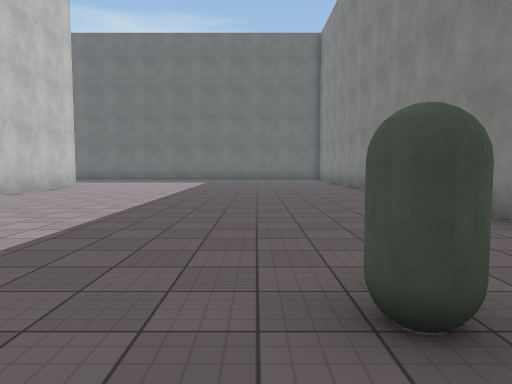
View 1 (above)

12 first-person views from a walk through a Unity game level. The camera is 1.4 m above the floor, tilts 4° down and sees 70° across. The floor is counted in squares, 2 m on a side. Each view is taken from the middle of a square. On the plan, view 1 faces up. The plan holds only what a view shows up to about 11 squares ahead; the rest is blank. The place goes on beyond the plan. Surface patterns are stand-ins for the level's own textures.

View 2
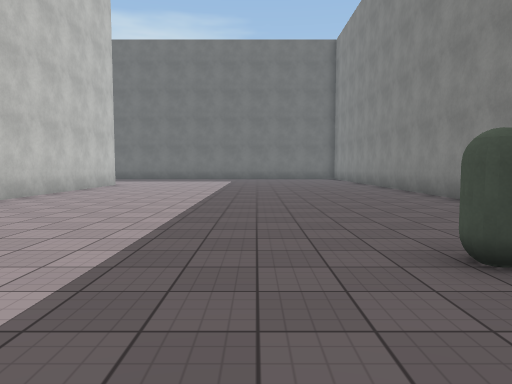

View 3
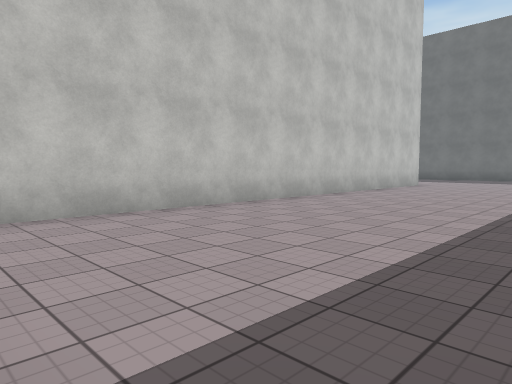

View 4
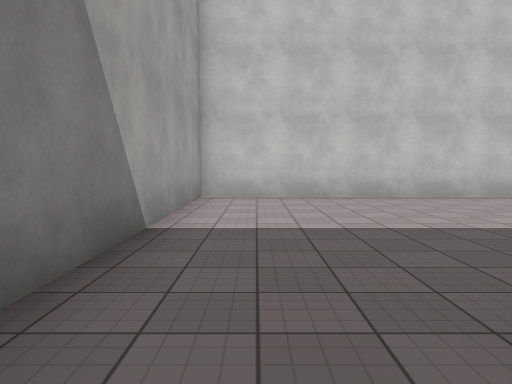

View 5
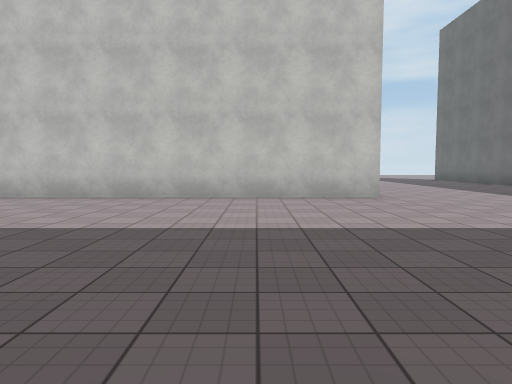

View 6
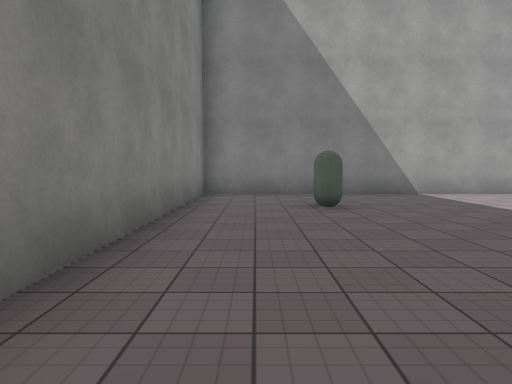

View 7
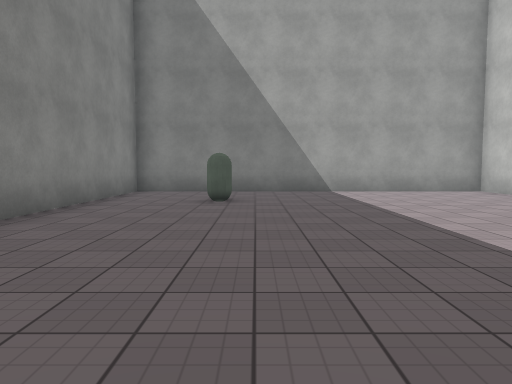

View 8
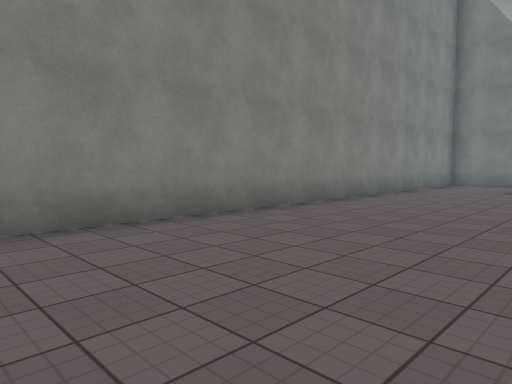

View 9
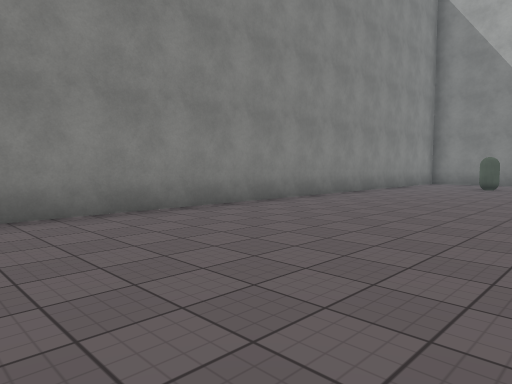

View 10
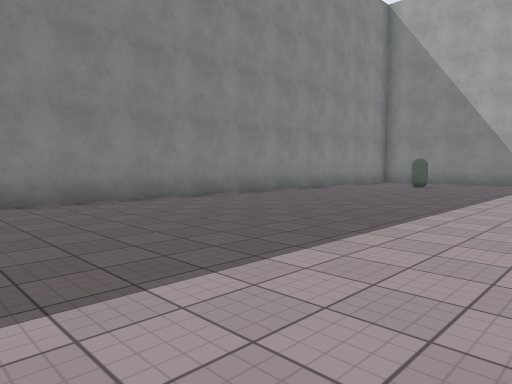

View 11
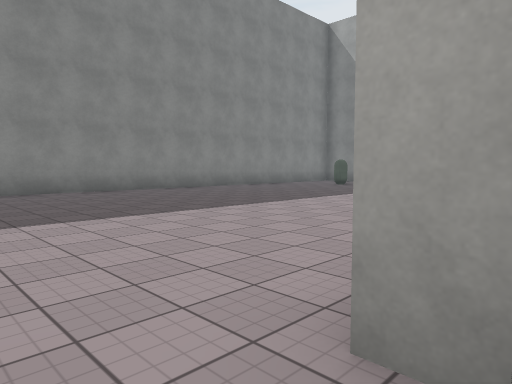

View 12
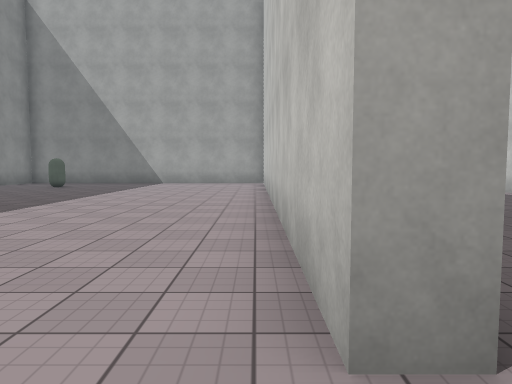

### Floor plan
Points are (right, up) in squares from view 1. A wall is a line through its corners. A room is listed if a view was taken in it or the views show most of it. See-through windows are left out.
Room 1 (views 1, 2, 3, 4, 5, 6, 7, 8, 9, 10, 12)
walls: (-6.3, 12.8) (-6.3, -1.2) (3.3, -1.2) (3.3, 13.1)
ways out: opening at (-7, 13.5) to room 2
objects: other object (1, 2)
Room 2 (view 11)
walls: (-6.9, 12.8) (-6.3, 12.8)
ways out: opening at (-7, 13.5) to room 1

Positions as (right, up) in squares from view 1, and headings:
1: (0, 0), facing up
2: (-1, -1), facing up
3: (-1, -1), facing up-left
4: (2, 0), facing left
5: (2, 10), facing left
6: (2, 8), facing down
7: (0, 9), facing down
8: (-1, 13), facing down-right
9: (-2, 14), facing down-right
10: (-4, 14), facing down-right
11: (-7, 14), facing down-right
12: (-6, 14), facing down
